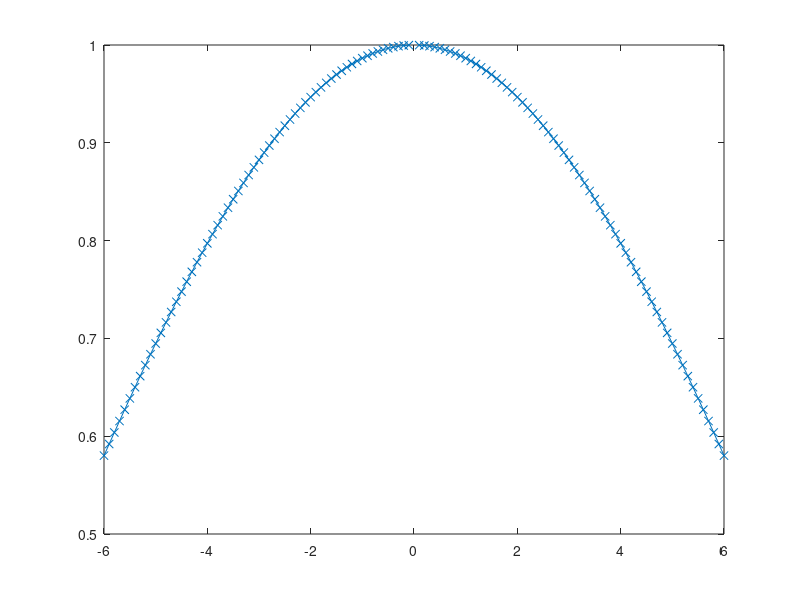

Write the MATLAB code that produced this figure.
clc
clear

f = 1.2*1000*1000;
c= 1500;
lambda = c/f;
k = 2*pi/lambda;
h= 0.0065;

D = [];
for a = -6:0.1:6
    temp = k*h/2*sind(a);
    DI = sin(temp)/temp;
    D = [D DI];

end

plot(-6:0.1:6, D,'-x')
